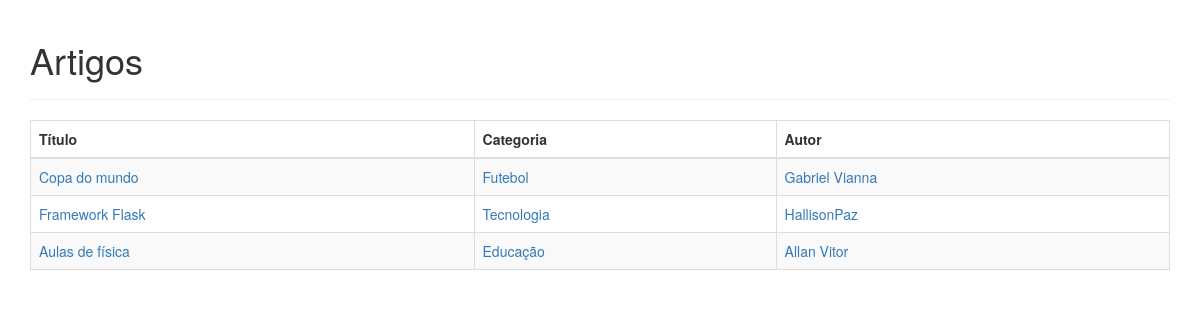
The page / on the database its author committed.
### blog_sample/models.py (models this page shows, shortened)
class Article(db.Model):
    id = db.Column(db.Integer, primary_key=True)
    title = db.Column(db.String(50), nullable=False)
    text = db.Column(db.Text, nullable=False)
    abstract = db.Column(db.String(50), nullable=False)
    cover = db.Column(db.String(50), nullable=False)
    published_date = db.Column(db.DateTime, nullable=False, default=datetime.utcnow)
    last_modified = db.Column(db.DateTime, nullable=False, default=datetime.utcnow)
    published = db.Column(db.Boolean, nullable=False)
    slug = db.Column(db.String(50), nullable=False)
    category_id = db.Column(db.Integer, db.ForeignKey('category.id'),
        nullable=False)
    category = db.relationship('Category',
        backref=db.backref('articles', lazy=True))
    author_id = db.Column(db.Integer, db.ForeignKey('author.id'),
        nullable=False)
    author =db.relationship('Author', backref=db.backref('authors',lazy=True))

class Category(db.Model):
    id = db.Column(db.Integer, primary_key=True)
    name = db.Column(db.String(50), unique=True, nullable=False)
    def __repr__(self):
        return self.name

class Author(db.Model):
    id = db.Column(db.Integer, primary_key=True)
    email = db.Column(db.String(80), unique=True, nullable=False)
    name = db.Column(db.String(50), unique=True, nullable=False)
    website = db.Column(db.String(30), unique=True, nullable=False)
    photo = db.Column(db.String(120), unique=False, nullable=False)
    bio = db.Column(db.String(300), unique=False, nullable=False)
    def __repr__(self):
        return self.name

### blog_sample/views.py (the view)
@flaskapp.route("/")
def index():
    artigos = Article.query.all()
    return render_template('index.html', titulo = 'Artigos', artigos = artigos)

### blog_sample/templates/index.html (shortened to what this page needs)
<!DOCTYPE html>
<html>
  <head>
    <link rel="stylesheet" href="{{ url_for('static', filename='bootstrap.css') }}">
  </head>
  <body>
    <div class="container">
        <div class="page-header">
            <h1>{{titulo}}</h1>
        </div>
        <table class="table table-striped table-responsive table-bordered">
            <thead>
                <tr>
                    <th>Título</th>
                    <th>Categoria</th>
                    <th>Autor</th>
                </tr>
            </thead>
            <tbody>
            {% for artigo in artigos %}
                            <tr>
                                <td> <a href="{{url_for('article_details', slug =artigo.slug)}}">{{ artigo.title }}</a></td>
                                <td> <a href="{{url_for('category_details', category =artigo.category)}}">{{ artigo.category }}</a></td>
                                <td> <a href="{{url_for('author_details', author =artigo.author)}}">{{ artigo.author }}</a></td>
                            </tr>
            {% endfor %}
            </tbody>
        </table>
    </div>
</body>
</html>

### rows shown on the page
Article: title "Copa do mundo", category "Futebol", author "Gabriel Vianna"
Article: title "Framework Flask", category "Tecnologia", author "HallisonPaz"
Article: title "Aulas de física", category "Educação", author "Allan Vitor"

### other values the page prints
{{ titulo }} "Artigos"
